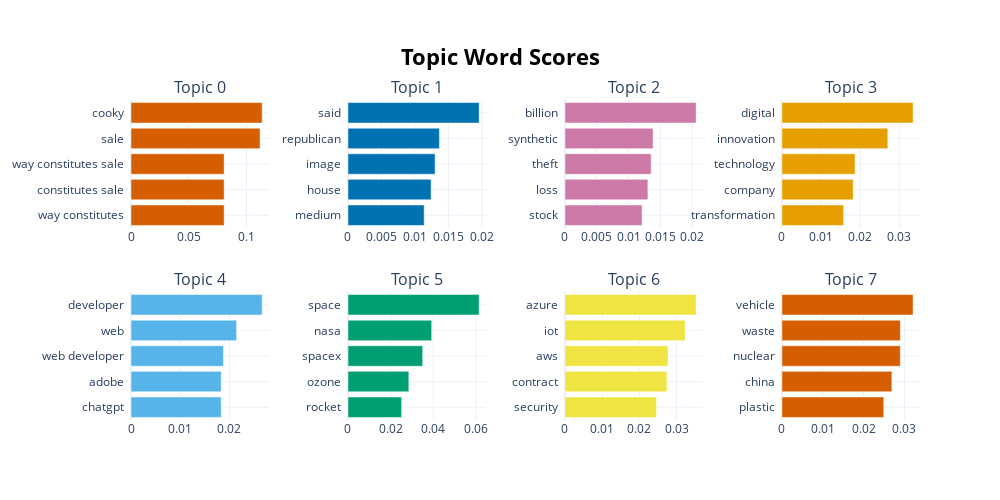

The notebook cell saved with this chart:
### Code cell
topic_model.visualize_barchart(top_n_topics=8)

### Figure 1 — Plotly figure (JSON) as saved in the notebook; plotly's stock layout.template omitted (floating-point values rounded to 4 significant figures)
{"data": [{"marker": {"color": "#D55E00"}, "orientation": "h", "type": "bar", "x": [0.08064, 0.08064, 0.08064, 0.1118, 0.1136], "xaxis": "x", "y": ["way constitutes  ", "constitutes sale  ", "way constitutes sale  ", "sale  ", "cooky  "], "yaxis": "y"}, {"marker": {"color": "#0072B2"}, "orientation": "h", "type": "bar", "x": [0.01138, 0.01241, 0.01301, 0.01366, 0.01959], "xaxis": "x2", "y": ["medium  ", "house  ", "image  ", "republican  ", "said  "], "yaxis": "y2"}, {"marker": {"color": "#CC79A7"}, "orientation": "h", "type": "bar", "x": [0.01212, 0.01304, 0.01355, 0.01385, 0.02061], "xaxis": "x3", "y": ["stock  ", "loss  ", "theft  ", "synthetic  ", "billion  "], "yaxis": "y3"}, {"marker": {"color": "#E69F00"}, "orientation": "h", "type": "bar", "x": [0.01577, 0.01821, 0.01869, 0.02706, 0.03352], "xaxis": "x4", "y": ["transformation  ", "company  ", "technology  ", "innovation  ", "digital  "], "yaxis": "y4"}, {"marker": {"color": "#56B4E9"}, "orientation": "h", "type": "bar", "x": [0.01833, 0.01833, 0.01878, 0.02146, 0.02665], "xaxis": "x5", "y": ["chatgpt  ", "adobe  ", "web developer  ", "web  ", "developer  "], "yaxis": "y5"}, {"marker": {"color": "#009E73"}, "orientation": "h", "type": "bar", "x": [0.02514, 0.02853, 0.03502, 0.03923, 0.06148], "xaxis": "x6", "y": ["rocket  ", "ozone  ", "spacex  ", "nasa  ", "space  "], "yaxis": "y6"}, {"marker": {"color": "#F0E442"}, "orientation": "h", "type": "bar", "x": [0.0246, 0.0274, 0.02769, 0.03231, 0.03525], "xaxis": "x7", "y": ["security  ", "contract  ", "aws  ", "iot  ", "azure  "], "yaxis": "y7"}, {"marker": {"color": "#D55E00"}, "orientation": "h", "type": "bar", "x": [0.02494, 0.02693, 0.02899, 0.02899, 0.03212], "xaxis": "x8", "y": ["plastic  ", "china  ", "nuclear  ", "waste  ", "vehicle  "], "yaxis": "y8"}], "layout": {"annotations": [{"font": {"size": 16}, "showarrow": false, "text": "Topic 0", "x": 0.0875, "xanchor": "center", "xref": "paper", "y": 1, "yanchor": "bottom", "yref": "paper"}, {"font": {"size": 16}, "showarrow": false, "text": "Topic 1", "x": 0.3625, "xanchor": "center", "xref": "paper", "y": 1, "yanchor": "bottom", "yref": "paper"}, {"font": {"size": 16}, "showarrow": false, "text": "Topic 2", "x": 0.6375, "xanchor": "center", "xref": "paper", "y": 1, "yanchor": "bottom", "yref": "paper"}, {"font": {"size": 16}, "showarrow": false, "text": "Topic 3", "x": 0.9125, "xanchor": "center", "xref": "paper", "y": 1, "yanchor": "bottom", "yref": "paper"}, {"font": {"size": 16}, "showarrow": false, "text": "Topic 4", "x": 0.0875, "xanchor": "center", "xref": "paper", "y": 0.4, "yanchor": "bottom", "yref": "paper"}, {"font": {"size": 16}, "showarrow": false, "text": "Topic 5", "x": 0.3625, "xanchor": "center", "xref": "paper", "y": 0.4, "yanchor": "bottom", "yref": "paper"}, {"font": {"size": 16}, "showarrow": false, "text": "Topic 6", "x": 0.6375, "xanchor": "center", "xref": "paper", "y": 0.4, "yanchor": "bottom", "yref": "paper"}, {"font": {"size": 16}, "showarrow": false, "text": "Topic 7", "x": 0.9125, "xanchor": "center", "xref": "paper", "y": 0.4, "yanchor": "bottom", "yref": "paper"}], "height": 500, "hoverlabel": {"bgcolor": "white", "font": {"family": "Rockwell", "size": 16}}, "showlegend": false, "title": {"font": {"color": "Black", "size": 22}, "text": "<b>Topic Word Scores", "x": 0.5, "xanchor": "center", "yanchor": "top"}, "width": 1000, "xaxis": {"anchor": "y", "domain": [0, 0.175], "showgrid": true}, "xaxis2": {"anchor": "y2", "domain": [0.275, 0.45], "showgrid": true}, "xaxis3": {"anchor": "y3", "domain": [0.55, 0.725], "showgrid": true}, "xaxis4": {"anchor": "y4", "domain": [0.825, 1], "showgrid": true}, "xaxis5": {"anchor": "y5", "domain": [0, 0.175], "showgrid": true}, "xaxis6": {"anchor": "y6", "domain": [0.275, 0.45], "showgrid": true}, "xaxis7": {"anchor": "y7", "domain": [0.55, 0.725], "showgrid": true}, "xaxis8": {"anchor": "y8", "domain": [0.825, 1], "showgrid": true}, "yaxis": {"anchor": "x", "domain": [0.6, 1], "showgrid": true}, "yaxis2": {"anchor": "x2", "domain": [0.6, 1], "showgrid": true}, "yaxis3": {"anchor": "x3", "domain": [0.6, 1], "showgrid": true}, "yaxis4": {"anchor": "x4", "domain": [0.6, 1], "showgrid": true}, "yaxis5": {"anchor": "x5", "domain": [0, 0.4], "showgrid": true}, "yaxis6": {"anchor": "x6", "domain": [0, 0.4], "showgrid": true}, "yaxis7": {"anchor": "x7", "domain": [0, 0.4], "showgrid": true}, "yaxis8": {"anchor": "x8", "domain": [0, 0.4], "showgrid": true}}}
